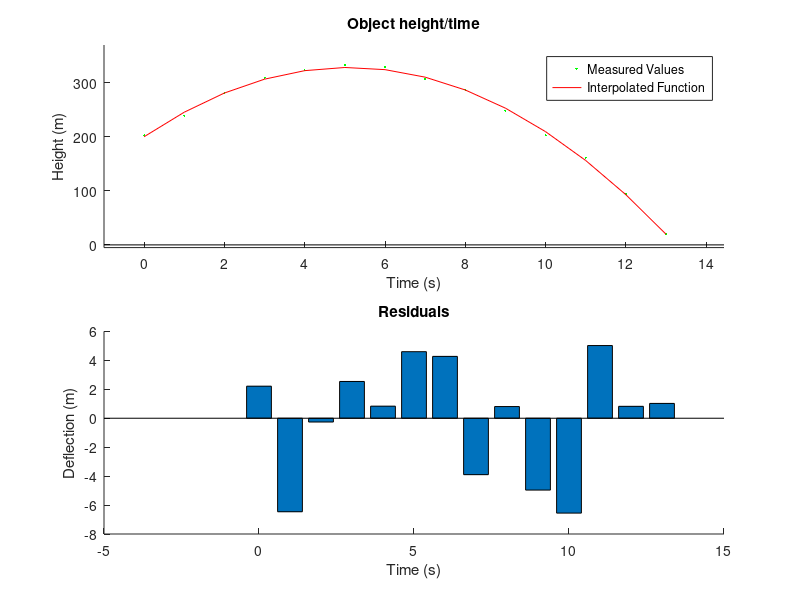

This chart was generated by the following MATLAB code: (Note: this script raises an error after producing the figure.)
clear
close all
clc

% Question 1
fprintf("Question 1\n\n\n") % First question

Yi = [202.36 239.03 280.71 309.12 323.15 332.78 328.45 306.40 287.36 247.97 202.89 161.11 93.68 20.78];
xi = 0:1:13;  % Dependent and independent values are entered

n = 2;% Highest degree in function is 2 since function is quadratic
A = zeros(n+1,n+1); % Sizes of the matrices are entered according to calculations on report
B = zeros(n+1,1);
x = zeros(n+1,1); % This part consists of coefficients of the function

for ii = n+1:-1:1 % Column number
    for jj = n+1:-1:1  % Row number
 % Row number increases for each column number until A and B matrices are
 % filled according to the report
        A(n+2-ii,n+2-jj)=sum(xi.^(ii+jj-2));
    end
    B(n+2-ii) = sum(xi.^(ii-1).*Yi);
end

x = A \ B;
            % Both equations give the same result
%x = inv(A)*B;

fprintf("The interpolated function is: f(x) = ") % Printing interpolated function
for ii=3:-1:2
    fprintf("%f x^%d + ",x(length(x)+1-ii),ii-1)    
end
fprintf("%f\n\n",x(length(x)))    


% Question 2
fprintf("Question 2\n\n\n") % Second question
 % This time we know that this function is a free falling object's movement
 % function so we write coefficients and their units
fprintf("Gravity is %f m/s^2\n\n",x(1)*-2) % Since the formula is (gt^2)/2 I multiplied with 2, 
 % also I multiplied with -1 because gravity is negative in the formula
fprintf("Starting speed of the object is %f m/s\n\n",x(2)) % Positive value indicates that object is thrown up
fprintf("Starting height of the object is %f m\n\n",x(3))
 
fprintf("The mathematical model of movement is: x(t) = ")
for ii=3:-1:2
    fprintf("%f t^%d + ",x(length(x)+1-ii),ii-1) % Height/time formula according to report   
end
fprintf("%f\n\n",x(length(x)))

interpolatedFunction=polyval(x,xi); % That part is required for plotting the calculated function

ax1=subplot(2,2,[1,2]); % I divided the plot into subplots
ax2=subplot(2,2,[3,4]);

subplot(ax1) % Comparison of measured and calculated height/time graphs
hold on
title(ax1,'Object height/time')
xlabel('Time (s)')
ylabel('Height (m)')
stem(xi,Yi,'g.','MarkerSize',5,'LineStyle','none') % Measured values are plotted here
axis([min(xi)-1 max(xi)*10/9 -5 max(Yi)*10/9]) % Limits of the graph for better visualization
plot(xi,interpolatedFunction,'r') % Calculated values are plotted here
legend('Measured Values','Interpolated Function'); % Legend of the graph


hold off
subplot(ax2) % In this graph we compare how close our calculation is to measured values
hold on
title(ax2,'Residuals')
xlabel('Time (s)')
ylabel('Deflection (m)')

bar(ax2,xi,Yi-interpolatedFunction)

deflection = sumabs(Yi-interpolatedFunction)/length(xi); % Shows the amount of deflection
normOfResiduals = norm(Yi-interpolatedFunction); % Compute the norm of the residuals 
                %(a statistic you can use to analyze how well a model fits your data)

fprintf("Average deflection from function is %f\n\n",deflection) % Comparison values are printed here
fprintf("Norm of residuals is %f\n\n\n",normOfResiduals)

hold off
enteredValue= 'Press 1 to plot the measured falling vs function falling ' ; % Lets user observe plotted graphs
% until user enters 1 and pressses enter to see the visualization of falling, velocity/time
% height/time graphs
keepGoing = input(enteredValue);


if keepGoing == 1
    close all   % Closes the existing graphs to open place for the new graphs 
end


hmax = max(interpolatedFunction); % Max height is calculated here. 
if hmax < max(interpolatedFunction) % this value is used in the visualization of graphs later on
    hmax = max(interpolatedFunction);
end
newtonFalling(hmax,xi,Yi,x)

function newtonFalling(h,xi,yi,x)

        t = 0; % Instant time of the falling simulation
        a = 1; % Integer time for measured ball height
        b = 0; % A value used to calculate integer time for measured ball height
        
        height=h; % Maximum height value for limiting the graphs
        startingHeight = x(3); % Gravity and starting values for velocity and height are defined
        startingVelocity = x(2);
        accelerationOfObject = x(1)*2;
        fallTime = max(roots(x)); % 1 negative and 1 positive roots. 
        % Since time cannot be negative % fallTime is the greater one
        
        % In order to visualise the program better I calculated max and min
        % velocity values here
        % x(t) = -4.935419 t^2 + 50.284380 t^1 + 200.144250 derivating over t is;
        % v(t) = -9.870838*t + 50.284380
        velocityLimitSolver = 0:0.01:fallTime;  
        % This part calculates the min and max speeds of the object for 
        % visualising the velocity/time graph
        velocityFunction = accelerationOfObject*velocityLimitSolver + startingVelocity;
        velocityDownLimit = min(velocityFunction)*10/9;
        velocityUpLimit = max(velocityFunction)*10/9;
        
        % 3 subplots are created for velocity/time, height/time graphs and
        % visual simulation of the falling of the objects on a graph
        ax1=subplot(2,2,1);
        ax2=subplot(2,2,2);
        ax3=subplot(2,2,[3,4]);
        while (true)
 
            hold on
            subplot(ax3)
            text(2.2,height*1/4,'Calculated','Color','green','FontSize',12)
            text(6.2,height*1/4,'Measured','Color','red','FontSize',12)
            plot(7,yi(a),'r.','MarkerSize',30) % This part plots the free falling of measured object
            
            % This part plots the free falling of calculated object
            plot(3,(accelerationOfObject*t^2)/2 + startingVelocity*t + startingHeight ,'g.','MarkerSize',30)
            
            title('Ball falling simulation');
            ylabel('Height (m)');
            xlabel('Ground');
            ylim([0 height*10/9]);% In order to visualize the falling upper 
                                  % limit of graph needs to stays still
            xlim([-0 10]);
            hold off
            
            heightOfRed(b+1) = yi(a);
            if (mod(b,10)==0) && a < length(yi) % b's increment ratio is 10 times of the increment
                % of t so as t and b increase 10 times 1 second is passed
                % This part is used to calculate location of measured ball
                a = a+1;
            end
            
            hold on
            subplot(ax1) % Height/time graph for calculated object
            title('Calculated height of the ball');
            ylabel('Height (m)');
            xlabel('Time(s)');
            xlim([-.3 fallTime*10/9]); % Limitting for visualization
            ylim([0 height*10/9]);
            c = 0:.1:t; % a is for making graphs of distance and velocity over 
                        % time. Since t is a constant number
                        % plot function wouldn't work beause of unmatched sizes
                        % so we created a matrice
            plot(c,(accelerationOfObject*c.^2)/2 + startingVelocity*c + startingHeight,'g')
            hold off                    
            
            hold on
            subplot(ax2) % Velocity/time graph for calculated object
            plot(c,startingVelocity+accelerationOfObject*c,'g'); % Derivating time in (g*t^2)/2 to find change 
                                                                 % in velocity -> g*t

            title('Calculated velocity of the ball');
            ylabel('Velocity (m/s)');
            xlabel('Time(s)');
            xlim([-.3 fallTime*10/9]); % Limitting for visualization
            ylim([velocityDownLimit velocityUpLimit]);

            hold off
                                 
                                 
            t = t + 0.1; % t and b increase
            b = b + 1; % t is used for graphs of calculated free falling
            % b is used for plotting measured value's free falling
            
            pause(0.04) % Pause for our human eyes to see the simulation
                        % and adding aspect of reality
            cla(ax3) % Clearing the objects on ax3 so they don't overlap
            if fallTime <= t % When falltime is reached loop breaks
                break
            end
        
        end
    hold on
    subplot(ax3)
    % Fallen objects are printed on the ground because of cla function they
    % need to be printed on the ground after while loop ends
    plot(ax3,3,0,'g.','MarkerSize',30);
    plot(ax3,7,0,'r.','MarkerSize',30)
    title('Ball falling simulation');
    ylabel('Height (m)');
    xlabel('Ground');
    ylim([0 height*10/9]);
    xlim([-0 10]);
    text(2.2,height*1/4,'Calculated','Color','green','FontSize',12)
    text(6.2,height*1/4,'Measured','Color','red','FontSize',12)
    
    hold off
    
    % Falling times for measured and calculated objects are printed here
    fprintf("Calculated object hit the ground after %.2f seconds\n\n",fallTime)
    fprintf("Measured object hit the ground after %.2f-%.2f seconds\n\n ",max(xi),max(xi)+1)
    

end

